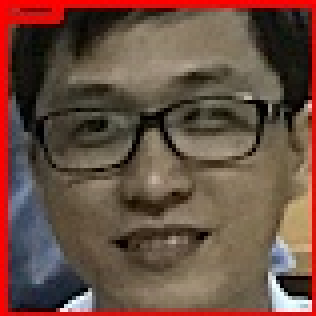
#> input picture Feb 26- 2019 at 5-08 PM_face_1.jpg, 79 x 79 px (shown 4 times larger)
$ python test5.py 'Feb 26- 2019 at 5-08 PM_face_1.jpg'
#> lines starting #> are read from the running program, lines starting #| are printed output that depends on the picture; after the words box and inside, x2 and y2 are one past the last pixel; in counts of white or black regions, pixels touching at a corner belong together
import numpy as np
import cv2 as cv
import sys

TRAINING_FILE_NAME            = "haarcascade_frontalface_alt.xml"

def showHelp():
    print("Author: hoaint.13")
    #print("--help/-h\tShow usage help")
    print("usage: face_detector_hoai <image file name>")
    print("Ex: face_detector_hoai demo.jpg")

if __name__ == '__main__':
    if len(sys.argv) != 2:
        showHelp()
        exit(1)

    imageFileName = sys.argv[1]
    face_cascade = cv.CascadeClassifier(TRAINING_FILE_NAME)
    img = cv.imread(imageFileName)
#> img is the input picture: shape (79, 79, 3); mean B, G, R 66, 78.4, 106.8
    gray = cv.cvtColor(img, cv.COLOR_BGR2GRAY)
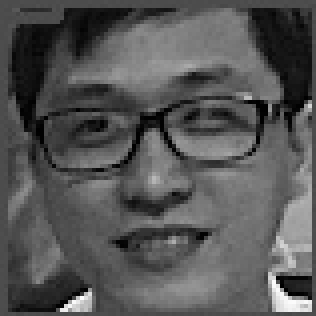
#> gray: shape (79, 79) (shown 4 times larger); min 0, max 252, mean 85.4
    faces = face_cascade.detectMultiScale(gray, 1.3, 5)
#> faces = ()
    for (x,y,w,h) in faces:
        cv.rectangle(img,(x,y),(x+w,y+h),(255,0,0),2)
        roi_gray = gray[y:y+h, x:x+w]
        roi_color = img[y:y+h, x:x+w]
#> this loop made 0 passes
    cv.imshow('img',img)
    #cv.waitKey(0)
    cv.destroyAllWindows()

$ run again, on Feb 26- 2019 at 5-08 PM_face_4.jpg
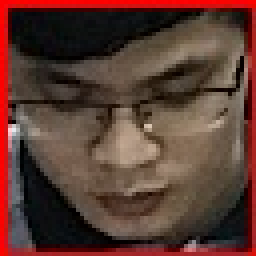
#> input picture Feb 26- 2019 at 5-08 PM_face_4.jpg, 64 x 64 px (shown 4 times larger)
#> img is the input picture: shape (64, 64, 3); mean B, G, R 50.3, 59.2, 91.7
#> `gray = cv.cvtColor(img, cv.COLOR_BGR2GRAY)`:
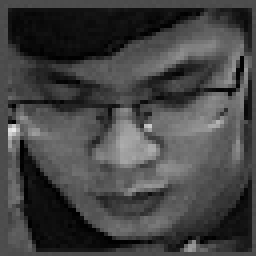
#> gray: shape (64, 64) (shown 4 times larger); min 0, max 232, mean 67.9
#> faces = ()

$ run again, on Feb 26- 2019 at 5-09 PM_face_0.jpg
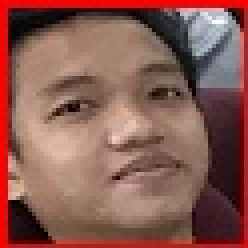
#> input picture Feb 26- 2019 at 5-09 PM_face_0.jpg, 62 x 62 px (shown 4 times larger)
#> img is the input picture: shape (62, 62, 3); mean B, G, R 81.8, 90.3, 136.9
#> `gray = cv.cvtColor(img, cv.COLOR_BGR2GRAY)`:
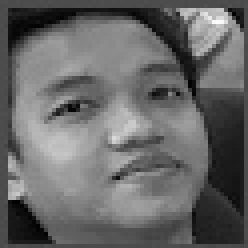
#> gray: shape (62, 62) (shown 4 times larger); min 1, max 252, mean 103.3
#> faces = [[4, 5, 53, 53]]
#> the loop `for (x,y,w,h) in faces:` made 1 pass
#> after the loop `for (x,y,w,h) in faces:`:
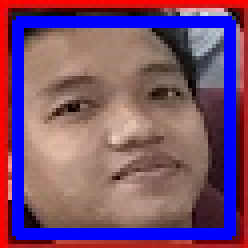
#> img: shape (62, 62, 3) (shown 4 times larger); 16.44% of pixels changed, all inside (x1, y1, x2, y2) = (3, 4, 59, 60)

$ run again, on Feb 26- 2019 at 6-09 PM_face_0.jpg
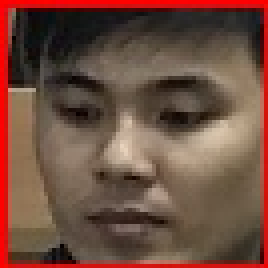
#> input picture Feb 26- 2019 at 6-09 PM_face_0.jpg, 67 x 67 px (shown 4 times larger)
#> img is the input picture: shape (67, 67, 3); mean B, G, R 63.8, 77.3, 112.7
#> `gray = cv.cvtColor(img, cv.COLOR_BGR2GRAY)`:
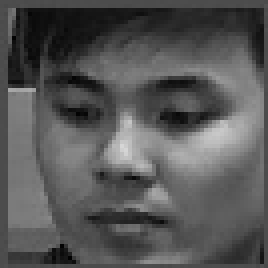
#> gray: shape (67, 67) (shown 4 times larger); min 1, max 214, mean 86.4
#> faces = [[2, 6, 57, 57]]
#> the loop `for (x,y,w,h) in faces:` made 1 pass
#> after the loop `for (x,y,w,h) in faces:`:
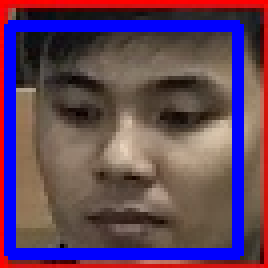
#> img: shape (67, 67, 3) (shown 4 times larger); 15.15% of pixels changed, all inside (x1, y1, x2, y2) = (1, 5, 61, 65)
